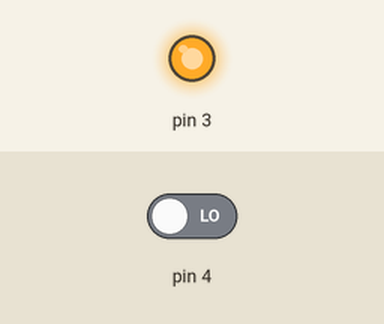
This sketch was run on a simulated Arduino Uno, built with avr-gcc and run on an emulated ATmega328P. Shown: output pins drawn as LEDs (lit = HIGH). Inputs (shaded band) come from the test bench; at power-on: pin 4 LOW. What the sketch prints to the serial monitor is not drawn.

Above: at 0.1 s.
Timing chart, 0 to 1.6 s (numbered marks = the images above):
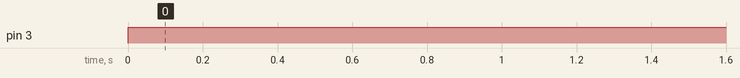

Measured:
- by itself, pin 3: LOW → HIGH at 0.00 s

The sketch:

Basic03_01.ino
```cpp
void setup() {
  // put your setup code here, to run once:
  Serial.begin(9600);
  pinMode(3, OUTPUT);
  pinMode(4, INPUT);
}

void loop() {
  // put your main code here, to run repeatedly:
  digitalWrite(3, HIGH);
  bool button = digitalRead(4);
  Serial.print("ButtonStatus : ");
  Serial.println(button);
  delay(1000);
}
```
